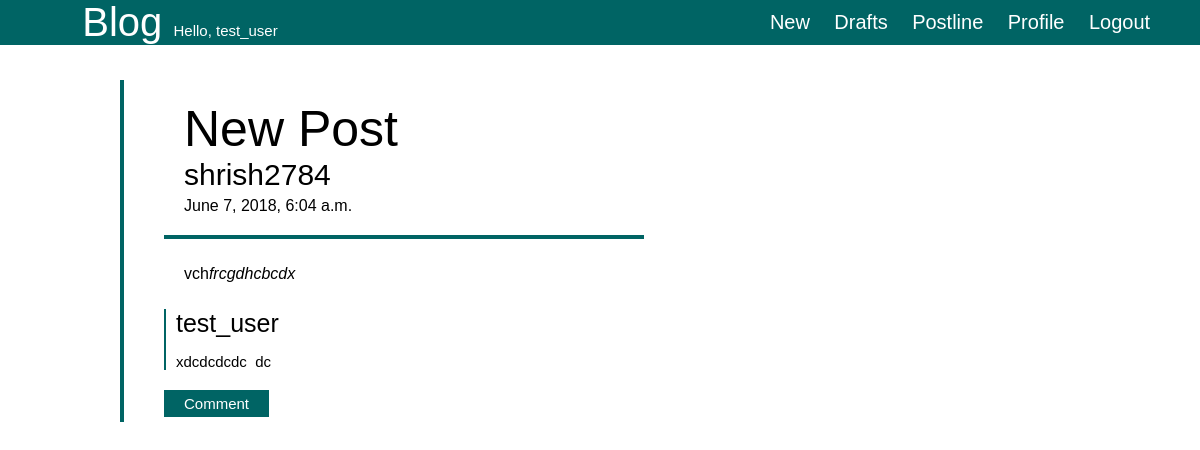
Page / (signed in) on the committed database.
### Blogs/models.py (models this page shows, shortened)
class Post(models.Model):
    author = models.ForeignKey('auth.User', on_delete=models.CASCADE)
    title = models.CharField(max_length=200)
    text = models.TextField()
    create_date = models.DateTimeField(default=timezone.now())
    publish_date = models.DateTimeField(blank=True, null=True)
    def approved_comments(self):
        return self.comments.filter(approved_comments=True)

class Comment(models.Model):
    post = models.ForeignKey('Blogs.Post', related_name='comments', on_delete=models.CASCADE)
    author = models.ForeignKey('auth.User', on_delete=models.CASCADE)
    text = models.TextField()
    create_date = models.DateTimeField(default=timezone.now())
    approved_comments = models.BooleanField(default=False)

### Blogs/views.py (the view)
# urls.py: path('', views.PostListView.as_view(), name='post_list'),
class PostListView(ListView):
    model = models.Post
    def get_queryset(self):
        return models.Post.objects.filter(publish_date__lte=timezone.now()).order_by('-publish_date')

### Blogs/templates/Blogs/post_list.html (shortened to what this page needs)
{% extends 'Blogs/base.html' %}
{% block content %}
  <div id="container">
    {% for post in post_list %}
      <div id="post">
        <div id="title">
          <a>{{ post.title }}<br></a>
          <div id="author">{{ post.author }}</div>
          <div id="date">{{ post.publish_date }}</div>
        </div>
        <div id="text">
          {{ post.text|safe }}
        </div>
        <div id="comments">
          {% for comment in post.approved_comments %}
            <div id="comment_author">
              {{ comment.author }} <small id="small">{{ comment.text|safe }}</small>
            </div>
            {% empty %}
              <p>No Comments!</p>
          {% endfor %}
        </div>
        {% if user.is_authenticated %}
          <a href="{% url 'Blogs:add_comment_to_post' pk=post.pk %}"><button id="commentButton" class="post_button">Comment</button></a>
        {% endif %}
      </div>
      {% empty %}
      <div id="empty">
        No posts!
      </div>
    {% endfor %}
  </div>
{% endblock %}

### Blogs/templates/Blogs/base.html (shortened to what this page needs)
<!DOCTYPE html>
{% load staticfiles %}
<html lang="en">
<head>
  <link rel="stylesheet" href="//cdn.jsdelivr.net/npm/medium-editor@latest/dist/css/medium-editor.min.css" type="text/css" media="screen" charset="utf-8">
  <link rel="stylesheet" href="{% static 'Blogs/css/style.css' %}">
</head>
<body>
  <header>
    <div id="heading"><a href="{% url 'Blogs:post_list' %}">Blog </a>
      {% if  user.is_authenticated %}
        <small id="small">Hello, {{ user.username }}</small>
      {% endif %}
    </div>
    <div id="navbar">
      {% if user.is_authenticated %}
        <a href="{% url 'Blogs:post_new' %}">New</a>
        <a href="{% url 'Blogs:post_drafts_list' %}">Drafts</a>
        <a href="{% url 'Blogs:post_user_list' %}">Postline</a>
        <a href="{% url 'Blogs:profile' pk=user.pk %}">Profile</a>
        <a href="{% url 'logout' %}">Logout</a>
      {% else %}
        <a href="{% url 'login' %}">Login</a>
        <a href="{% url 'signup' %}">Signup</a>
      {% endif %}
    </div>
  </header>
  {% block content %}
  {% endblock %}
</body>
</html>

### Blogs/static/Blogs/css/style.css (style rules this page uses)
body { margin: 0px; padding: 0px; font-family: helvetica; }
header { height: auto; width: 100%; margin: auto; background-color: rgb(0, 100, 100); color: white; box-sizing: border-box; display: grid; position: fixed; top: 0px; grid-template-columns: 30% 30% 40%; }
#heading { margin: auto; grid-column: 1 / 2; }
#heading a { text-decoration: none; font-size: 40px; color: white; }
#small { font-size: 15px; }
#navbar { margin: auto; grid-column: 3 / 4; }
#navbar a { text-decoration: none; font-size: 20px; color: white; margin: 0px 10px; }
#container { width: 40%; margin: 10vh 50% auto 10%; border-left: 4px solid rgb(0, 100, 100); }
#post { width: 100%; margin: 40px; box-sizing: border-box; }
#post #title { width: 100%; padding: 20px; border-bottom: 4px solid rgb(0, 100, 100); box-sizing: border-box; }
#post #author { font-size: 30px; }
#post #date { margin-top: 5px; }
#post #title a { text-decoration: none; font-size: 50px; color: black; }
#post #text { padding: 10px 20px; }
#comment_author { font-size: 25px; border-left: 2px solid rgb(0, 100, 100); padding-left: 10px; }
.post_button { border: 0px; cursor: pointer; padding: 5px 20px; margin: 5px 0px; color: white; font-size: 15px; }
#commentButton { background-color: rgb(0, 100, 100); }

### rows in the picture
Post: title "New Post", author "shrish2784", publish_date "June 7, 2018, 6:04 a.m.", text "vch frcgdhcbcdx"
Comment: author "test_user", text "xdcdcdcdc dc"

### other values in the picture
{{ user.username }} "test_user"
